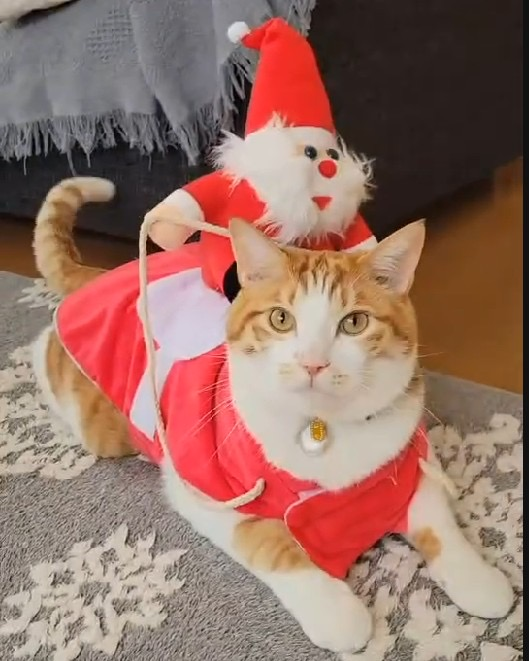
#> input picture data/cat5.jpg, 529 x 661 px
$ jupyter execute cat_recognition.ipynb
#> lines starting #> are read from the running program, lines starting #| are printed output that depends on the picture
[cell 1]
import cv2
import os
import matplotlib.pyplot as plt
import numpy as np
import sys

def is_internal(cx, cy, r, x, y):
    judge = (x-cx)**2 + (y-cy)**2 - r**2
    r = True if judge <= 0 else False
    return r

def create_mask(img, x, y, r):
    h, w = img.shape[:2]
    mask = np.zeros((h, w), dtype=bool)
#     print(mask)
    for i in range(y-r, y+r):
        for j in range(x-r, x+r):
            try:
                mask[i][j] = is_internal(x, y, r, j, i)
            except:
                pass

    masked_img = img.copy()
    mask = ~mask
    masked_img[mask] = (0, 0, 0)

    return masked_img

def move_img(img, x, y):
    matrix = [[1, 0, x],
          [0, 1, y]]
    affine_matrix = np.float32(matrix)
    h, w = img.shape[:2]
    moved_img = cv2.warpAffine(img, affine_matrix, (w, h))
    return moved_img

def trim_img(img, r):
    trimed_img = img[0:2*r, 0:2*r]
    return trimed_img

path = "./data/cat5.jpg".replace("/", os.sep)
img = cv2.imread(path) # 画像読み込み
#> img is the input picture: shape (661, 529, 3); mean B, G, R 102.2, 113.6, 151
gray = cv2.cvtColor(img, cv2.COLOR_BGR2GRAY)
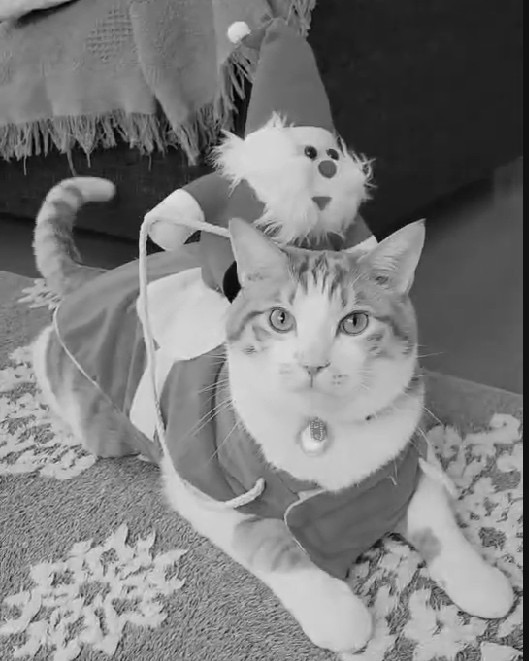
#> gray: shape (661, 529); min 0, max 235, mean 123.5
img = cv2.cvtColor(img, cv2.COLOR_BGR2RGB) # RGBに変換

#画像の表示
print("-------入力画像---------")
fig = plt.figure(figsize=(8,5))
ax  = plt.imshow(img)
plt.show()
print("-----------------------")

gray = cv2.cvtColor(img, cv2.COLOR_BGR2GRAY)
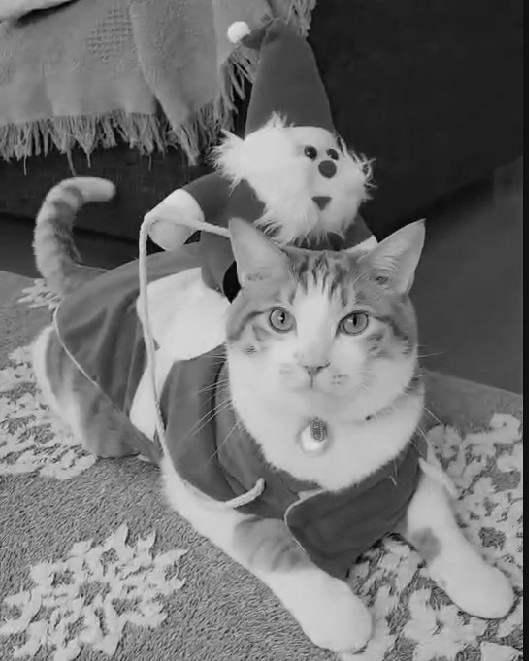
#> gray: shape (661, 529); min 0, max 232, mean 114.5

cascade = cv2.CascadeClassifier("./data/haarcascades/haarcascade_frontalcatface_extended.xml") # カスケード分類機の準備
result_imgs = []
i = 0
cat_face = cascade.detectMultiScale(gray, scaleFactor=1.1, minNeighbors=3, minSize=(20, 20))
#> cat_face = [[241, 257, 151, 151]]
print(f"検出した猫の数: {len(cat_face)}")
#| 検出した猫の数: 1

for(x, y, w, h) in cat_face:
    x0 = x + w // 2
    y0 = y + h // 2
    r = int((w//2 if w>=h else h//2)*1.5)
    masked_img = create_mask(img, x0, y0, r)
    moved_img = move_img(masked_img, -x0+r, -y0+r)
    trimed_img = trim_img(moved_img, r)
    result_imgs.append(trimed_img)
#> this loop made 1 pass
#> (x, y, x0, y0) on pass 1: (241, 257, 316, 332)
#> pass 1, `masked_img = create_mask(img, x0, y0, r)`:
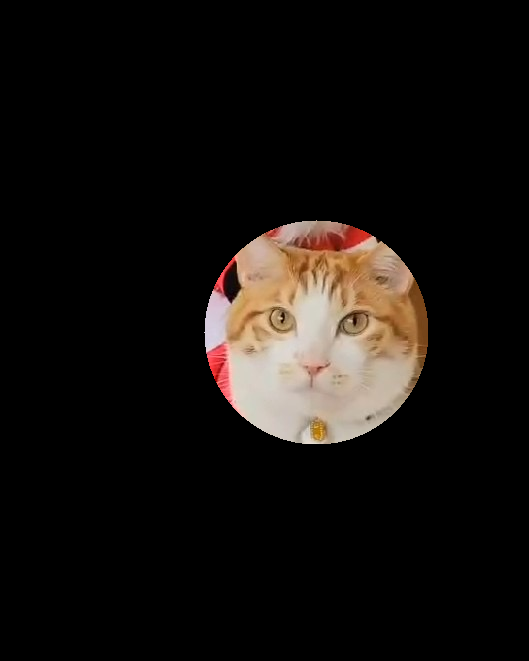
#> masked_img: shape (661, 529, 3); mean R, G, B 21.4, 17.5, 14.6
#> pass 1, in move_img, `moved_img = cv2.warpAffine(img, affine_matrix, (w, h))`:
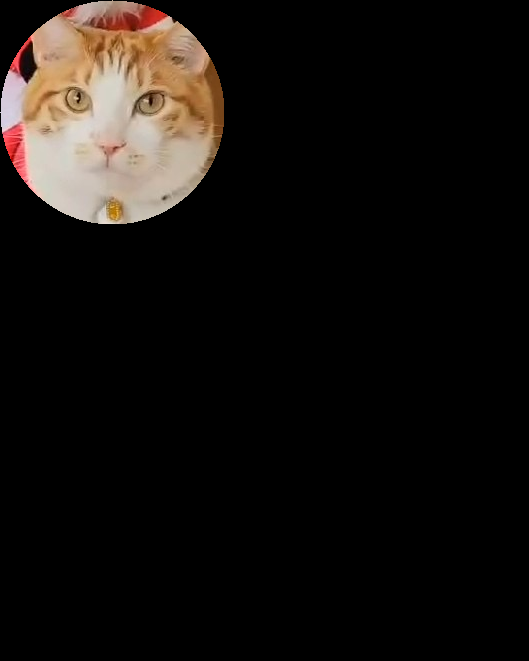
#> moved_img: shape (661, 529, 3); mean R, G, B 21.4, 17.5, 14.6
#> pass 1, in trim_img, `trimed_img = img[0:2*r, 0:2*r]`:
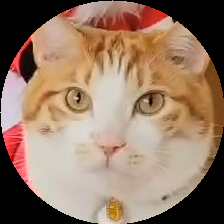
#> trimed_img: shape (224, 224, 3); mean R, G, B 149, 121.6, 101.7

if(len(result_imgs) >= 1):
    for i, img in enumerate(result_imgs):
        print(f"------------------{i+1}匹目--------------------")
        fig = plt.figure(figsize=(8,5))
        ax  = plt.imshow(img)
        plt.show()
        print(f"-----------------------------------------------")
#> this loop made 1 pass
#| ------------------1匹目--------------------
#| -----------------------------------------------

else:
    print("猫が写っていません")
